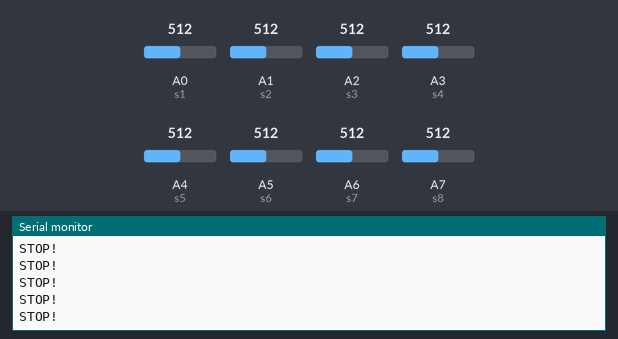
This sketch was run on a simulated Arduino Nano, built with avr-gcc and run on an emulated ATmega328P. Parts: the last lines printed to the serial monitor. The test bench sets the inputs (shaded band); at power-on: A1 (s2) = 512, A2 (s3) = 512, A0 (s1) = 512, A3 (s4) = 512, A4 (s5) = 512, A5 (s6) = 512, A6 (s7) = 512, A7 (s8) = 512.

Above: at 1.2 s.
1.3 s: A1 (s2) set to 887
2.8 s: A1 (s2) set to 905
At 3.0 s:
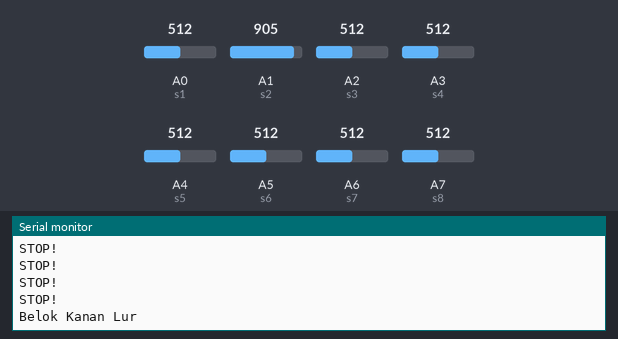
4.8 s: A2 (s3) set to 887
At 4.81 s:
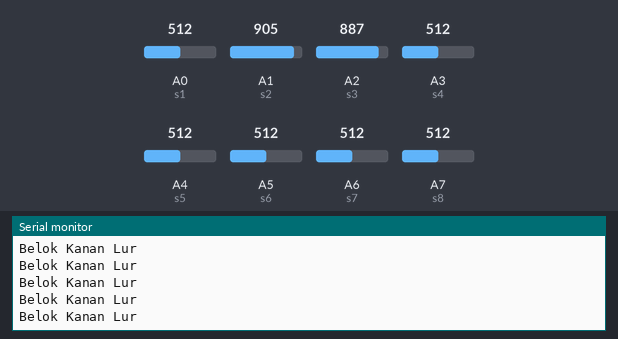
6.3 s: A2 (s3) set to 903
At 6.47 s:
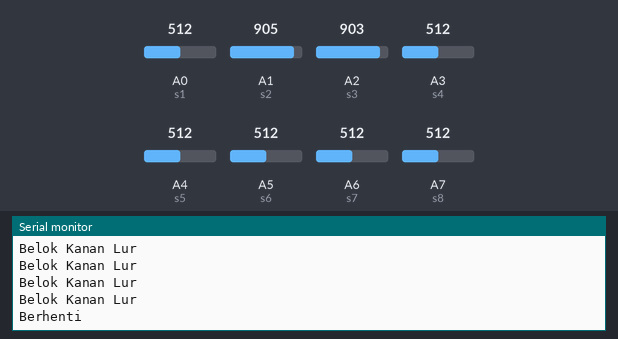

Measured:
- the behaviour switches between 895 and 896 on A1 (s2) (found by bisection; images 0 and 1)
- the behaviour switches between 895 and 896 on A2 (s3) (found by bisection; images 2 and 3)
- after the input at 2.8 s, the serial monitor: prints a new line after 0.07 s (image 1)
- after the input at 6.3 s, the serial monitor: prints a new line at once (image 3)

The sketch:

lineFollower.ino
```cpp
//VARIABEL PIN SENSOR PHOTODIODA
int s1 = A0;
int s2 = A1;
int s3 = A2;
int s4 = A3;
int s5 = A4;
int s6 = A5;
int s7 = A6;
int s8 = A7;

//VARIABEL NILAI SENSOR PHOTODIODA
int ns1 = 0;
int ns2 = 0;
int ns3 = 0;
int ns4 = 0;
int ns5 = 0;
int ns6 = 0;
int ns7 = 0;
int ns8 = 0;

void bacaSensor(){
  ns1 = analogRead(s1);
  ns2 = analogRead(s2);
  ns3 = analogRead(s3);
  ns4 = analogRead(s4);
  ns5 = analogRead(s5);
  ns6 = analogRead(s6);
  ns7 = analogRead(s7);
  ns8 = analogRead(s8);
}

void setup() {
  // put your setup code here, to run once:
  pinMode(s1, INPUT);
  pinMode(s2, INPUT);
  pinMode(s3, INPUT);


  pinMode(s4, INPUT);
  pinMode(s5, INPUT);
  pinMode(s6, INPUT);
  pinMode(s7, INPUT);
  pinMode(s8, INPUT);
  Serial.begin(9600);
}

void loop() {
  // put your main code here, to run repeatedly:
  bacaSensor();
 //Serial.println(ns4);
 //Serial.println(ns5);

 //berhenti
  if(ns3 >895)
 {
  digitalWrite(ns4 &&ns5, LOW);
  Serial.println("Berhenti");
 }
 else if(ns6 >895)
 {
  Serial.println("Berhenti");
 }
 //kanan
 else if(ns1 && ns2 >895)
 {
  Serial.println("Belok Kanan Lur");
 }
 //kiri
 else if(ns7 && ns8>895)
 {
  Serial.println("Belok Kiri Lur");
 }
 else if(ns4 && ns5 > 895)
 {
  Serial.println("JalanLurus");
 }
/*else if(ns1 && ns2 && ns && > 850)
 {
  Serial.println("Belok kanan" // "Belok kiri");
 }*/

 else
 {
  Serial.println("STOP!");
 }
  delay(150);
}
```
